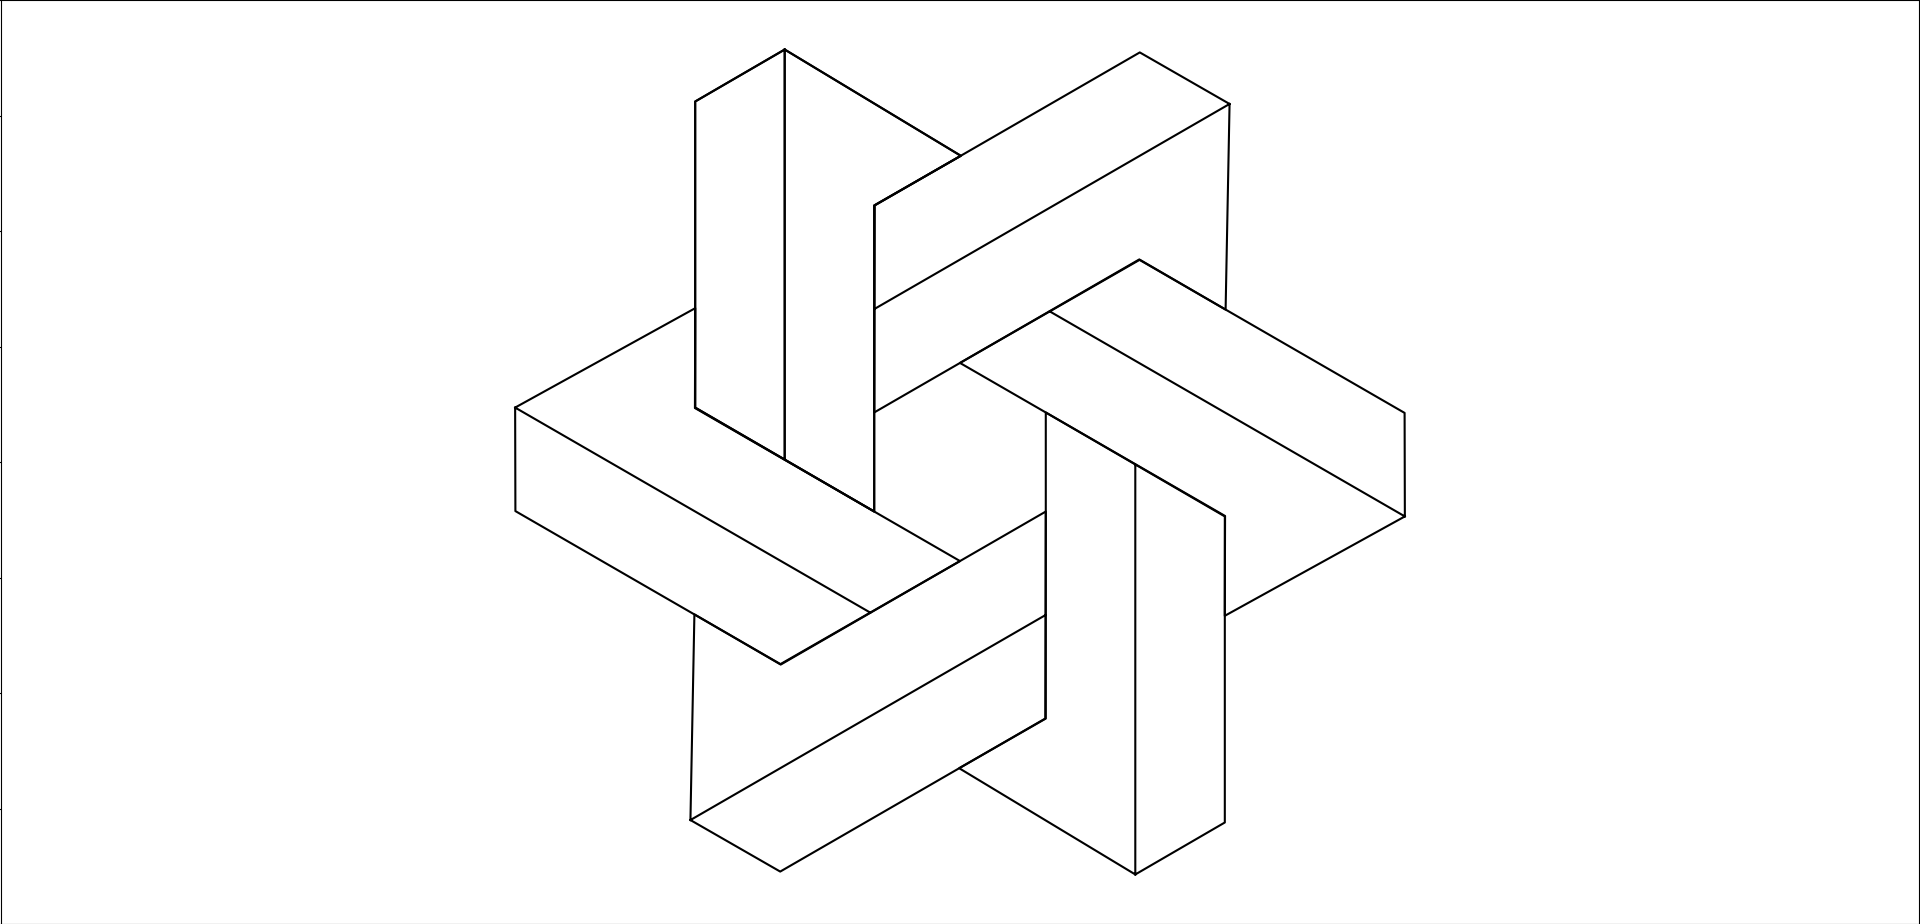

Recreate this plot in Python.
import numpy as np
import matplotlib.pyplot as plt

def r(t):
    return np.array([[np.cos(t), -np.sin(t)], [np.sin(t), np.cos(t)]])

fig,ax = plt.subplots()
plt.subplots_adjust(left=0, bottom=0., right=1, top=1, wspace=0, hspace=0)
ax.axis('square')
ax.set_xlim(-83,83)
ax.set_ylim(-40,40)

ys = (-(26.5 - np.sqrt(15.5**2 + 9**2))/2)
xs = ys*np.sqrt(3)

points = np.array([[xs-7.75,xs-15.5,xs-15.5,xs-7.75,xs+7.5,xs,xs,xs-7.75,xs-7.75],[ys+4.5,ys+9,ys+35.5,ys+40,ys+30.8,ys+26.5,ys,ys+4.5,ys+40]])
ax.plot(points[0],points[1],'black')

for i in range(6):
    points = r(np.pi/3)@points
    ax.plot(points[0],points[1],'black')

#ax.plot(0,0,marker = '+')
plt.show()
